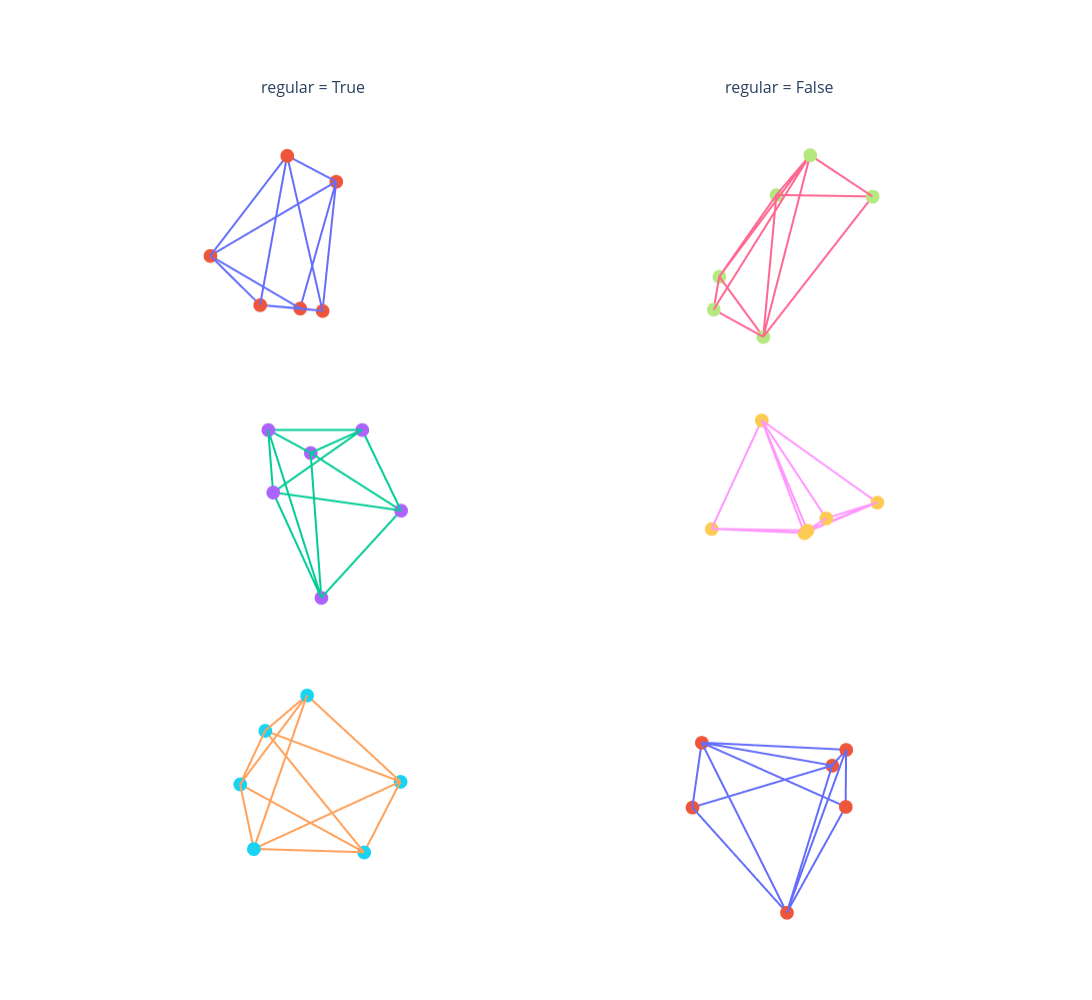

Write notebook code for a chart like this one.
### Code cell
import plotly.express as px
import plotly.graph_objects as go
from plotly.subplots import make_subplots

edge_traces = []
vertex_traces = []

for idx, row in examples.iterrows():
    xyz = XYZ[idx, :].reshape(6, 3)
    vertex_trace = go.Scatter3d(x = xyz[:, 0], y = xyz[:, 1], z = xyz[:, 2], text=[f"regular={is_regular[idx]}"]*6, mode="markers")
    xe, ye, ze = [], [], []
    for i, j in row[1:]:
        xe += [xyz[i, 0], xyz[j, 0], None]
        ye += [xyz[i, 1], xyz[j, 1], None]
        ze += [xyz[i, 2], xyz[j, 2], None]

    edge_trace = go.Scatter3d(
        x=xe,
        y=ye,
        z=ze,
        mode="lines",
        line=dict(width=4),
        name="Edges",
    )

    edge_traces.append(edge_trace)
    vertex_traces.append(vertex_trace)

fig = make_subplots(
    rows=3,
    cols=2,
    specs=[[{"type": "scene"}] * 2] * 3, 
    subplot_titles=["regular = True", "regular = False"] + 2 * 2 * [""],
    horizontal_spacing=0,
    vertical_spacing=0,
    column_widths=[1, 1],
    row_heights=[1]*3,
    
)

fig.update_layout(
    showlegend=False,
    autosize=False,
    width=1400,
    height=1000
)
fig.update_scenes(
    xaxis = dict(visible=False),
    yaxis = dict(visible=False),
    zaxis = dict(visible=False)
)

fig.print_grid()

for i, traces in enumerate(zip(edge_traces, vertex_traces)):
    fig.add_trace(traces[0], row=1 + i % 3, col=1 + i // 3)
    fig.add_trace(traces[1], row=1 + i % 3, col=1 + i // 3)


fig.show()

### Figure 1 — Plotly figure (JSON) as saved in the notebook; plotly's stock layout.template omitted (floating-point values rounded to 4 significant figures)
{"data": [{"line": {"width": 4}, "mode": "lines", "name": "Edges", "scene": "scene", "type": "scatter3d", "x": [-0.9519, 0.2127, null, 0.4044, -0.9519, null, 0.9649, 0.2127, null, 0.4044, 0.8647, null, 0.9649, 0.2401, null, 0.4044, 0.2127, null, -0.9519, 0.2401, null, 0.9649, -0.9519, null, 0.2127, 0.8647, null, 0.9649, 0.8647, null, 0.4044, 0.2401, null, 0.2401, 0.8647, null], "y": [-0.2519, 0.1415, null, 0.8054, -0.2519, null, -0.2626, 0.1415, null, 0.8054, 0.3936, null, -0.2626, 0.2825, null, 0.8054, 0.1415, null, -0.2519, 0.2825, null, -0.2626, -0.2519, null, 0.1415, 0.3936, null, -0.2626, 0.3936, null, 0.8054, 0.2825, null, 0.2825, 0.3936, null], "z": [0.1743, 0.9668, null, -0.4333, 0.1743, null, -0.008097, 0.9668, null, -0.4333, -0.3122, null, -0.008097, -0.9287, null, -0.4333, 0.9668, null, 0.1743, -0.9287, null, -0.008097, 0.1743, null, 0.9668, -0.3122, null, -0.008097, -0.3122, null, -0.4333, -0.9287, null, -0.9287, -0.3122, null]}, {"mode": "markers", "scene": "scene", "text": ["regular=True", "regular=True", "regular=True", "regular=True", "regular=True", "regular=True"], "type": "scatter3d", "x": [0.9649, 0.4044, -0.9519, 0.2401, 0.2127, 0.8647], "y": [-0.2626, 0.8054, -0.2519, 0.2825, 0.1415, 0.3936], "z": [-0.008097, -0.4333, 0.1743, -0.9287, 0.9668, -0.3122]}, {"line": {"width": 4}, "mode": "lines", "name": "Edges", "scene": "scene3", "type": "scatter3d", "x": [0.1124, -0.8607, null, 0.6769, 0.1124, null, -0.6566, -0.8607, null, -0.6866, -0.8607, null, 0.6769, 0.2787, null, -0.6566, -0.6866, null, 0.6769, -0.8607, null, -0.6566, 0.1124, null, -0.6566, 0.2787, null, 0.1124, 0.2787, null, 0.6769, -0.6866, null, -0.6866, 0.2787, null], "y": [0.2282, 0.4964, null, 0.243, 0.2282, null, -0.7144, 0.4964, null, 0.0008449, 0.4964, null, 0.243, -0.2843, null, -0.7144, 0.0008449, null, 0.243, 0.4964, null, -0.7144, 0.2282, null, -0.7144, -0.2843, null, 0.2282, -0.2843, null, 0.243, 0.0008449, null, 0.0008449, -0.2843, null], "z": [-0.9671, -0.1127, null, 0.6948, -0.9671, null, 0.2418, -0.1127, null, 0.727, -0.1127, null, 0.6948, 0.9173, null, 0.2418, 0.727, null, 0.6948, -0.1127, null, 0.2418, -0.9671, null, 0.2418, 0.9173, null, -0.9671, 0.9173, null, 0.6948, 0.727, null, 0.727, 0.9173, null]}, {"mode": "markers", "scene": "scene3", "text": ["regular=True", "regular=True", "regular=True", "regular=True", "regular=True", "regular=True"], "type": "scatter3d", "x": [-0.6566, 0.6769, 0.1124, -0.6866, -0.8607, 0.2787], "y": [-0.7144, 0.243, 0.2282, 0.0008449, 0.4964, -0.2843], "z": [0.2418, 0.6948, -0.9671, 0.727, -0.1127, 0.9173]}, {"line": {"width": 4}, "mode": "lines", "name": "Edges", "scene": "scene5", "type": "scatter3d", "x": [-0.1996, 0.6356, null, 0.6356, 0.9599, null, -0.1996, 0.16, null, -0.9418, 0.16, null, 0.6356, -0.268, null, -0.1996, -0.9418, null, 0.6356, 0.16, null, 0.9599, -0.9418, null, 0.16, -0.268, null, -0.1996, 0.9599, null, 0.9599, -0.268, null, -0.9418, -0.268, null], "y": [-0.6395, -0.772, null, -0.772, -0.1447, null, -0.6395, -0.9117, null, 0.1674, -0.9117, null, -0.772, 0.2223, null, -0.6395, 0.1674, null, -0.772, -0.9117, null, -0.1447, 0.1674, null, -0.9117, 0.2223, null, -0.6395, -0.1447, null, -0.1447, 0.2223, null, 0.1674, 0.2223, null], "z": [0.7424, -0.008513, null, -0.008513, -0.24, null, 0.7424, 0.3785, null, -0.2915, 0.3785, null, -0.008513, -0.9374, null, 0.7424, -0.2915, null, -0.008513, 0.3785, null, -0.24, -0.2915, null, 0.3785, -0.9374, null, 0.7424, -0.24, null, -0.24, -0.9374, null, -0.2915, -0.9374, null]}, {"mode": "markers", "scene": "scene5", "text": ["regular=True", "regular=True", "regular=True", "regular=True", "regular=True", "regular=True"], "type": "scatter3d", "x": [-0.1996, 0.6356, 0.9599, -0.9418, 0.16, -0.268], "y": [-0.6395, -0.772, -0.1447, 0.1674, -0.9117, 0.2223], "z": [0.7424, -0.008513, -0.24, -0.2915, 0.3785, -0.9374]}, {"line": {"width": 4}, "mode": "lines", "name": "Edges", "scene": "scene2", "type": "scatter3d", "x": [-0.5231, 0.4601, null, 0.4601, -0.8894, null, -0.5231, 0.4676, null, -0.1371, 0.4676, null, 0.4601, 0.809, null, -0.5231, -0.1371, null, 0.4601, 0.4676, null, -0.8894, -0.1371, null, -0.5231, -0.8894, null, 0.4676, 0.809, null, 0.4601, -0.1371, null, -0.1371, 0.809, null], "y": [-0.8369, -0.0492, null, -0.0492, 0.2172, null, -0.8369, -0.752, null, -0.03276, -0.752, null, -0.0492, -0.3817, null, -0.8369, -0.03276, null, -0.0492, -0.752, null, 0.2172, -0.03276, null, -0.8369, 0.2172, null, -0.752, -0.3817, null, -0.0492, -0.03276, null, -0.03276, -0.3817, null], "z": [0.1609, -0.8865, null, -0.8865, 0.4021, null, 0.1609, -0.4646, null, 0.99, -0.4646, null, -0.8865, -0.4471, null, 0.1609, 0.99, null, -0.8865, -0.4646, null, 0.4021, 0.99, null, 0.1609, 0.4021, null, -0.4646, -0.4471, null, -0.8865, 0.99, null, 0.99, -0.4471, null]}, {"mode": "markers", "scene": "scene2", "text": ["regular=False", "regular=False", "regular=False", "regular=False", "regular=False", "regular=False"], "type": "scatter3d", "x": [-0.5231, 0.4601, -0.8894, -0.1371, 0.4676, 0.809], "y": [-0.8369, -0.0492, 0.2172, -0.03276, -0.752, -0.3817], "z": [0.1609, -0.8865, 0.4021, 0.99, -0.4646, -0.4471]}, {"line": {"width": 4}, "mode": "lines", "name": "Edges", "scene": "scene4", "type": "scatter3d", "x": [0.02339, -0.6287, null, 0.2263, 0.3487, null, 0.02339, 0.3487, null, -0.3456, 0.3487, null, -0.6287, -0.7288, null, -0.6287, 0.3487, null, 0.2263, -0.3456, null, 0.3487, -0.7288, null, 0.02339, -0.7288, null, 0.2263, -0.7288, null, -0.6287, -0.3456, null, -0.3456, -0.7288, null], "y": [-0.651, 0.07254, null, 0.9216, 0.8935, null, -0.651, 0.8935, null, 0.9264, 0.8935, null, 0.07254, -0.6491, null, 0.07254, 0.8935, null, 0.9216, 0.9264, null, 0.8935, -0.6491, null, -0.651, -0.6491, null, 0.9216, -0.6491, null, 0.07254, 0.9264, null, 0.9264, -0.6491, null], "z": [-0.7587, -0.7743, null, 0.3154, 0.2831, null, -0.7587, 0.2831, null, 0.1497, 0.2831, null, -0.7743, 0.2182, null, -0.7743, 0.2831, null, 0.3154, 0.1497, null, 0.2831, 0.2182, null, -0.7587, 0.2182, null, 0.3154, 0.2182, null, -0.7743, 0.1497, null, 0.1497, 0.2182, null]}, {"mode": "markers", "scene": "scene4", "text": ["regular=False", "regular=False", "regular=False", "regular=False", "regular=False", "regular=False"], "type": "scatter3d", "x": [0.02339, -0.6287, 0.2263, -0.3456, 0.3487, -0.7288], "y": [-0.651, 0.07254, 0.9216, 0.9264, 0.8935, -0.6491], "z": [-0.7587, -0.7743, 0.3154, 0.1497, 0.2831, 0.2182]}, {"line": {"width": 4}, "mode": "lines", "name": "Edges", "scene": "scene6", "type": "scatter3d", "x": [-0.05204, 0.07488, null, -0.9936, 0.2639, null, -0.05204, 0.2639, null, 0.4764, 0.2639, null, 0.07488, -0.9678, null, -0.05204, 0.4764, null, -0.9936, 0.4764, null, -0.05204, -0.9936, null, -0.05204, -0.9678, null, -0.9936, -0.9678, null, 0.07488, 0.4764, null, 0.4764, -0.9678, null], "y": [-0.9888, 0.896, null, 0.03097, -0.8429, null, -0.9888, -0.8429, null, 0.7715, -0.8429, null, 0.896, 0.1934, null, -0.9888, 0.7715, null, 0.03097, 0.7715, null, -0.9888, 0.03097, null, -0.9888, 0.1934, null, 0.03097, 0.1934, null, 0.896, 0.7715, null, 0.7715, 0.1934, null], "z": [0.1402, 0.4376, null, -0.1083, -0.4688, null, 0.1402, -0.4688, null, -0.4218, -0.4688, null, 0.4376, 0.1611, null, 0.1402, -0.4218, null, -0.1083, -0.4218, null, 0.1402, -0.1083, null, 0.1402, 0.1611, null, -0.1083, 0.1611, null, 0.4376, -0.4218, null, -0.4218, 0.1611, null]}, {"mode": "markers", "scene": "scene6", "text": ["regular=False", "regular=False", "regular=False", "regular=False", "regular=False", "regular=False"], "type": "scatter3d", "x": [-0.05204, 0.07488, -0.9936, 0.4764, 0.2639, -0.9678], "y": [-0.9888, 0.896, 0.03097, 0.7715, -0.8429, 0.1934], "z": [0.1402, 0.4376, -0.1083, -0.4218, -0.4688, 0.1611]}], "layout": {"annotations": [{"font": {"size": 16}, "showarrow": false, "text": "regular = True", "x": 0.25, "xanchor": "center", "xref": "paper", "y": 1, "yanchor": "bottom", "yref": "paper"}, {"font": {"size": 16}, "showarrow": false, "text": "regular = False", "x": 0.75, "xanchor": "center", "xref": "paper", "y": 1, "yanchor": "bottom", "yref": "paper"}], "autosize": false, "height": 1000, "scene": {"domain": {"x": [0, 0.5], "y": [0.6667, 1]}, "xaxis": {"visible": false}, "yaxis": {"visible": false}, "zaxis": {"visible": false}}, "scene2": {"domain": {"x": [0.5, 1], "y": [0.6667, 1]}, "xaxis": {"visible": false}, "yaxis": {"visible": false}, "zaxis": {"visible": false}}, "scene3": {"domain": {"x": [0, 0.5], "y": [0.3333, 0.6667]}, "xaxis": {"visible": false}, "yaxis": {"visible": false}, "zaxis": {"visible": false}}, "scene4": {"domain": {"x": [0.5, 1], "y": [0.3333, 0.6667]}, "xaxis": {"visible": false}, "yaxis": {"visible": false}, "zaxis": {"visible": false}}, "scene5": {"domain": {"x": [0, 0.5], "y": [0, 0.3333]}, "xaxis": {"visible": false}, "yaxis": {"visible": false}, "zaxis": {"visible": false}}, "scene6": {"domain": {"x": [0.5, 1], "y": [0, 0.3333]}, "xaxis": {"visible": false}, "yaxis": {"visible": false}, "zaxis": {"visible": false}}, "showlegend": false, "width": 1400}}
